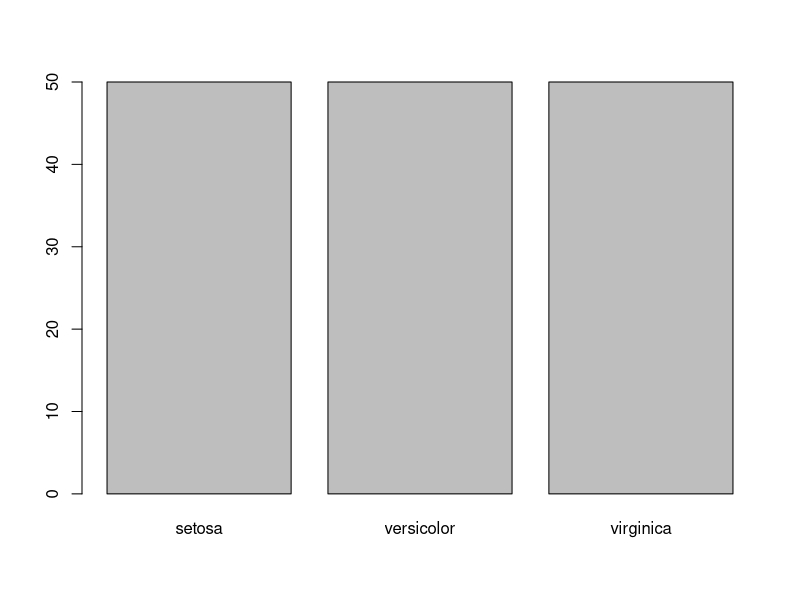
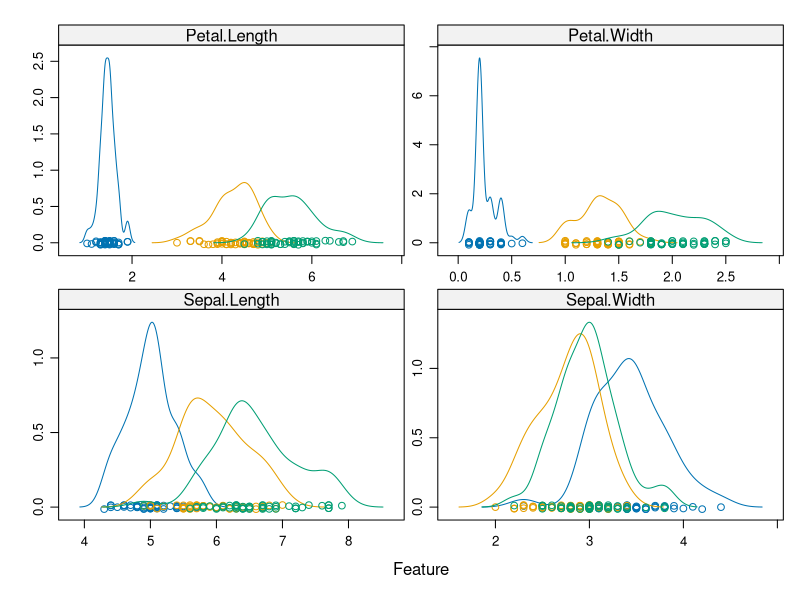

R code for these plots, in order:
#Consider the inbuilt iris dataset
#i) Create a variable "y" and attach to it the output attribute of the "iris" dataset.
#ii) Create a barplot to breakdown your output attribute.
#iii) Create a density plot matrix for each attribute by class value.

install.packages("caret")
library(caret)

data(iris)
dataset<-iris

x <- dataset[,1:4]
y <- dataset[,5]
plot(y)

scales <- list(x=list(relation="free"), y=list(relation="free"))
featurePlot(x=x, y=y, plot="density", scales=scales)